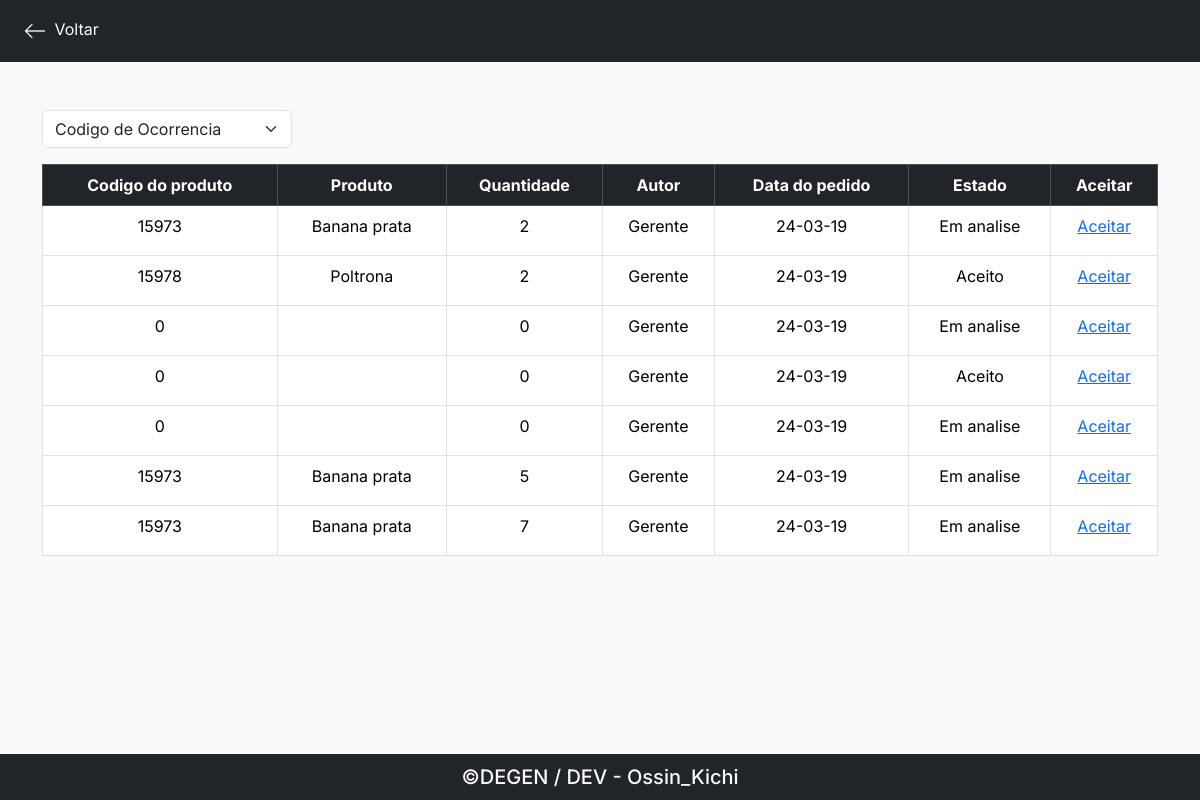
/estoque/pedidos (signed in), run on the app's committed database.
### tables this page shows
CREATE TABLE `requests` (
  `id` int(11) NOT NULL,
  `productCode` int(30) NOT NULL,
  `productName` varchar(350) NOT NULL,
  `amount` int(10) NOT NULL,
  `authorOfTheRequest` varchar(350) NOT NULL,
  `requestDate` varchar(11) NOT NULL,
  `status` varchar(30) NOT NULL DEFAULT 'Em analise'
);

### Core/Controller.php (called while the page is built, shortened)
<?php
class Controller{
    public function carregarTemplate($nomeView, $dadosModel = [],$title,$dados2){
        $this->dados = $dadosModel;
        require 'View/template.php';
    }
    public function carregarViewNoTemplate($nomeView, $dadosModel = []){
        require 'View/'.$nomeView.'.php';
    }
}

### Controller/estoqueController.php (called while the page is built, shortened)
<?php
class estoqueController extends Controller{
    private $produto;
    public function __construct() {
        $this->produto = new Product;
    }
    public function pedidos(){
        $dados = $this->produto::getOrder();
        $this->carregarTemplate('orderList',$dados,'Pedidos de reposição do estoque',[]);
    }
}

### index.php (called while the page is built, shortened)
<?php
$c = new Core();

### Model/Product.php (called while the page is built, shortened)
<?php
class Product extends DataBase{
    public static function getOrder(){
        $sql    = self::$pdo->prepare('SELECT * FROM requests');
        $sql->execute();
        $dados  = $sql->fetchAll(PDO::FETCH_ASSOC);
        return $dados;
    }
}

### View/orderList.php (the view, shortened to what this page needs)
<nav class="navbar bg-dark navbar-expand-lg">
    <div class="container-fluid">
        <ul class="navbar-nav">
            <li class="nav-item ">
                <a href="\estoque" class="nav-link text-light">
                    <img src="assets/svg/arrowLeft.svg" alt="">
                    Voltar
                </a>
            </li>
        </ul>
    </div>
</nav>
<section class="mt-5">
    <div class="container">
        <div class="mb-3" style="width: 250px;">
            <select class="form-select" aria-label="Default select example">
                <option selected disabled>Codigo de Ocorrencia</option>
            </select>
        </div>
        <table class="table table-bordered">
            <thead class="table-dark text-center">
                <tr>
                    <th scope="col">Codigo do produto</th>
                    <th scope="col">Produto</th>
                    <th scope="col">Quantidade</th>
                    <th scope="col">Autor</th>
                    <th scope="col">Data do pedido</th>
                    <th scope="col">Estado</th>
                    <th scope="col">Aceitar</th>
                </tr>
            </thead>
            <tbody class="text-center">
                <?php
                    for($i = 0; $i < count($this->dados); $i++){
                        ?>
                        <tr style="height: 50px;">
                            <?php
                            foreach($this->dados[$i] as $key=>$value){
                                if($key != 'id'){
                                ?>
                                    <td><?= $value ?></td>
                                <?php
                                }
                            }
                            ?>
                            <td>
                                <a href="/estoque/acceptOrder/?code=<?=$this->dados[$i]['id'];?>">Aceitar</a>
                            </td>
                        </tr>
                        <?php
                    }
                ?>
            </tbody>
        </table>
    </div>
</section>

### Core/Core.php (shortened to what this page needs)
<?php
class Core extends Controller{
    public function __construct(){
        $this->run();
    }
    public function run(){
        $url = $_SERVER['REQUEST_URI'];
        $url = explode('/',ltrim($url, '/'));
        if(!empty($url[0])){
            $controller = $url[0].'Controller';
            array_shift($url);
            if(isset($url[0]) && !empty($url[0])){
                $method = $url[0];
            }else{
                $method = 'index';
            }
        }else{
            $controller = 'homeController';
            $method = 'index';
        }
        $caminho = 'Controller/'.$controller.'.php';
        if(file_exists($caminho) && method_exists($controller,$method)){
            $c = new $controller;
            call_user_func_array(array($c,$method),$params = []);
        }
    }
}

### View/template.php (shortened to what this page needs)
<!DOCTYPE html>
<html lang="pt-BR">
<head>
    <link href="https://cdn.jsdelivr.net/npm/bootstrap@5.3.3/dist/css/bootstrap.min.css" rel="stylesheet">
    <link rel="stylesheet" href="\css/style.css">
</head>
<body class="bg- d-flex flex-column justify-content-center">
<?php
    $this->carregarViewNoTemplate($nomeView, $dadosModel);
?>
<footer class="bg-dark p-2">
    <div class="d-flex flex-row justify-content-center">
        <span class="text-light">&#169;DEGEN / DEV - Ossin_Kichi</span>
    </div>
</footer>
</body>
</html>

### css/style.css (style rules this page uses)
* { margin: 0; padding: 0; box-sizing: border-box; font-family: 'Inter', sans-serif; }
body { width: 100vw; height: 100vh; background: #F8F9FA; display: flex; flex-direction: column; }
section { flex: 1; }
footer { flex-shrink: 0; width: 100%; font-size: 20px; font-weight: 500; text-align: center; }

### data on the page
requests: productCode "15973", productName "Banana prata", amount "2", authorOfTheRequest "Gerente", requestDate "24-03-19", status "Em analise"
requests: productCode "15978", productName "Poltrona", amount "2", authorOfTheRequest "Gerente", requestDate "24-03-19", status "Aceito"
requests: productCode "0", amount "0", authorOfTheRequest "Gerente", requestDate "24-03-19", status "Em analise"
requests: productCode "0", amount "0", authorOfTheRequest "Gerente", requestDate "24-03-19", status "Aceito"
requests: productCode "0", amount "0", authorOfTheRequest "Gerente", requestDate "24-03-19", status "Em analise"
requests: productCode "15973", productName "Banana prata", amount "5", authorOfTheRequest "Gerente", requestDate "24-03-19", status "Em analise"
requests: productCode "15973", productName "Banana prata", amount "7", authorOfTheRequest "Gerente", requestDate "24-03-19", status "Em analise"
